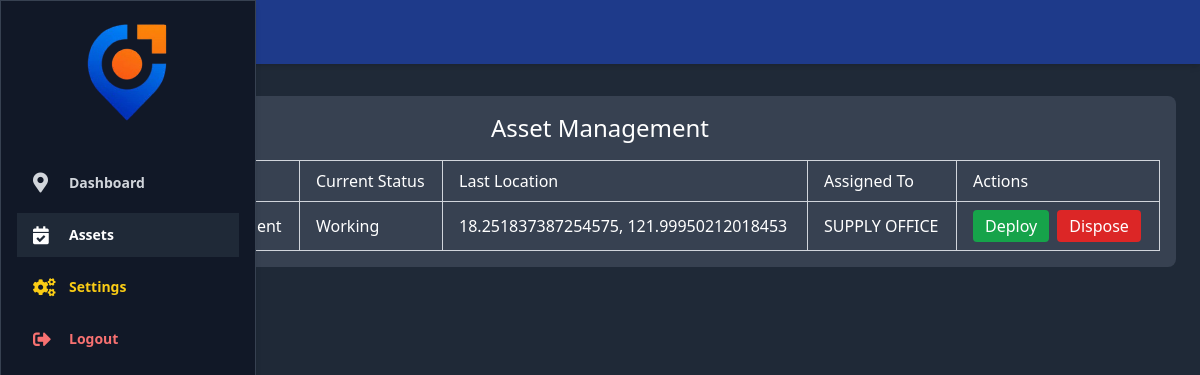
/asset_available.php (signed in), run on the app's committed database.
### tables this page shows
CREATE TABLE `assets` (
  `asset_id` int(11) NOT NULL,
  `asset_name` varchar(255) NOT NULL,
  `serial_num` varchar(255) DEFAULT NULL,
  `category` varchar(100) NOT NULL,
  `current_status` varchar(50) NOT NULL,
  `last_known_location` varchar(255) DEFAULT NULL,
  `assigned_to` varchar(255) DEFAULT NULL,
  `status` varchar(255) DEFAULT NULL,
  `date_added` timestamp NOT NULL DEFAULT current_timestamp(),
  `last_seen` datetime DEFAULT NULL,
  `asset_status` enum('Deployed','Disposed','Available') DEFAULT 'Available'
);

### user_theme.php (called while the page is built, shortened)
<?php
$stmt = $conn->prepare("SELECT theme FROM secondary_user_settings WHERE username=?");
$stmt->bind_param("s", $_SESSION['user']);
$stmt->execute();
$result = $stmt->get_result();
if ($row = $result->fetch_assoc()) {
    $theme = $row['theme'];
    if ($theme === 'Dark') {
        $theme_class = 'theme-dark';
    } elseif ($theme === 'Auto') {
        $theme_class = (date('H') >= 18 || date('H') < 6) ? 'theme-dark' : 'theme-light';
    }
}
?>

### asset_available.php (the view, shortened to what this page needs)
<?php
include 'db_connect.php';
include 'user_theme.php';
$search = isset($_POST['search']) ? $conn->real_escape_string($_POST['search']) : '';
$category = isset($_POST['category']) ? $conn->real_escape_string($_POST['category']) : '';
$status = isset($_POST['status']) ? $conn->real_escape_string($_POST['status']) : '';
$sql = "SELECT * FROM assets WHERE asset_name LIKE ? AND category LIKE ? AND current_status LIKE ?";
$stmt = $conn->prepare($sql);
$searchParam = "%$search%";
$categoryParam = "%$category%";
$statusParam = "%$status%";
$stmt->bind_param('sss', $searchParam, $categoryParam, $statusParam);
$stmt->execute();
$result = $stmt->get_result();
?>
<!DOCTYPE html>
<html lang="en">
<head>
    <script src="https://cdn.tailwindcss.com"></script>
</head>
<body class="min-h-screen <?= htmlspecialchars($theme_class) ?>">
<?php include 'user_header.php'; ?>
<div class="flex justify-center mt-8 px-4">
    <div class="w-full max-w-6xl container">
        <h1 class="text-2xl font-normal mb-4 text-center">Asset Management</h1>
        <div class="overflow-x-auto">
            <table class="min-w-full border border-gray-300 dark:border-gray-700">
                <thead>
                    <tr>
                        <th class="px-4 py-2 text-left font-normal border border-gray-300 dark:border-gray-600">Asset Name</th>
                        <th class="px-4 py-2 text-left font-normal border border-gray-300 dark:border-gray-600">Category</th>
                        <th class="px-4 py-2 text-left font-normal border border-gray-300 dark:border-gray-600">Current Status</th>
                        <th class="px-4 py-2 text-left font-normal border border-gray-300 dark:border-gray-600">Last Location</th>
                        <th class="px-4 py-2 text-left font-normal border border-gray-300 dark:border-gray-600">Assigned To</th>
                        <th class="px-4 py-2 text-left font-normal border border-gray-300 dark:border-gray-600">Actions</th>
                    </tr>
                </thead>
                <tbody>
                    <?php if ($result->num_rows > 0): ?>
                        <?php while($row = $result->fetch_assoc()): ?>
                            <tr class="border-t border-gray-300 dark:border-gray-600">
                                <td class="px-4 py-2 border border-gray-300 dark:border-gray-600"><?= htmlspecialchars($row['asset_name']) ?></td>
                                <td class="px-4 py-2 border border-gray-300 dark:border-gray-600"><?= htmlspecialchars($row['category']) ?></td>
                                <td class="px-4 py-2 border border-gray-300 dark:border-gray-600"><?= htmlspecialchars($row['current_status']) ?></td>
                                <td class="px-4 py-2 border border-gray-300 dark:border-gray-600"><?= htmlspecialchars($row['last_known_location']) ?></td>
                                <td class="px-4 py-2 border border-gray-300 dark:border-gray-600"><?= htmlspecialchars($row['assigned_to']) ?></td>
                                <td class="px-4 py-2 border border-gray-300 dark:border-gray-600">
                                    <div class="flex gap-2">
                                        <?php
                                            $status = strtolower($row['current_status']);
                                            $isDeployed = $status === 'deployed';
                                            $isDisposed = $status === 'disposed';
                                        ?>
                                        <form method="POST" onsubmit="return confirm('Are you sure you want to deploy this asset?');">
                                            <button type="submit" name="deploy"
                                                class="px-3 py-1 rounded text-white font-normal <?= $isDeployed || $isDisposed ? 'bg-gray-400 cursor-not-allowed' : 'bg-green-600 hover:bg-green-700 dark:hover:bg-green-500' ?>"
                                                <?= $isDeployed || $isDisposed ? 'disabled' : '' ?>>
                                                Deploy
                                            </button>
                                        </form>
                                        <form method="POST" onsubmit="return confirm('Are you sure you want to dispose this asset?');">
                                            <button type="submit" name="dispose"
                                                class="px-3 py-1 rounded text-white font-normal <?= $isDisposed ? 'bg-gray-400 cursor-not-allowed' : 'bg-red-600 hover:bg-red-700 dark:hover:bg-red-500' ?>"
                                                <?= $isDisposed ? 'disabled' : '' ?>>
                                                Dispose
                                            </button>
                                        </form>
                                    </div>
                                </td>
                            </tr>
                        <?php endwhile; ?>
                    <?php else: ?>
                        <tr>
                            <td colspan="6" class="text-center py-4 border border-gray-300 dark:border-gray-600">No assets found.</td>
                        </tr>
                    <?php endif; ?>
                </tbody>
            </table>
        </div>
    </div>
</div>
</body>
</html>

### asset_available.php (style rules this page uses)
.theme-dark { --bg-color: #1f2937; --container-bg: #374151; --text-color: #ffffff; --input-bg: #4b5563; --input-border: #6b7280; --input-text: #ffffff; }
body.theme-light, body.theme-dark { background-color: var(--bg-color); color: var(--text-color); }
.container { background-color: var(--container-bg); color: var(--text-color); border-radius: 0.5rem; padding: 1rem; }

### nav_user.php (style rules this page uses)
body { font-family: 'Segoe UI', Tahoma, Geneva, Verdana, sans-serif; transition: background-color 0.3s, color 0.3s; }

### data on the page
assets: current_status "Working", last_known_location "18.251837387254575, 121.99950212018453", assigned_to "SUPPLY OFFICE"
